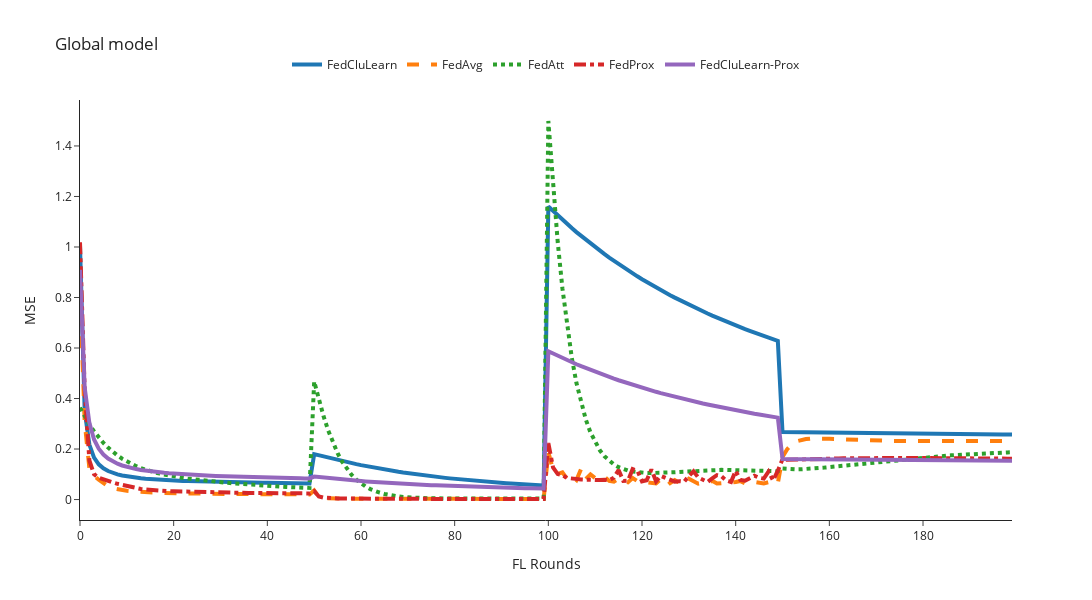

The cell this chart's notebook holds for it:
### Code cell
mse_column = 'mse'
global_filenames = [global_FedCluLearn, global_FedAvg, global_FedAtt, global_FedProx, global_FedCluLearn_Prox]
n_rounds, y = preprocessing_results(filenames=global_filenames, mse_column=mse_column)
plot_plotly(n_rounds, y, title=f'Global model', y_axis_title=f'{mse_column.upper()}', y_axis_max=1)

### Figure 1 — Plotly figure (JSON) as saved in the notebook; plotly's stock layout.template omitted (floating-point values rounded to 4 significant figures; data arrays with more than 128 entries replaced by an {"elided": "..."} marker saying what was removed)
{"data": [{"line": {"dash": "solid", "width": 4}, "mode": "lines", "name": "FedCluLearn", "type": "scatter", "x": {"elided": "201 int values"}, "y": {"elided": "200 float values"}}, {"line": {"dash": "dash", "width": 4}, "mode": "lines", "name": "FedAvg", "type": "scatter", "x": {"elided": "201 int values"}, "y": {"elided": "200 float values"}}, {"line": {"dash": "dot", "width": 4}, "mode": "lines", "name": "FedAtt", "type": "scatter", "x": {"elided": "201 int values"}, "y": {"elided": "200 float values"}}, {"line": {"dash": "dashdot", "width": 4}, "mode": "lines", "name": "FedProx", "type": "scatter", "x": {"elided": "201 int values"}, "y": {"elided": "200 float values"}}, {"line": {"dash": "solid", "width": 4}, "mode": "lines", "name": "FedCluLearn-Prox", "type": "scatter", "x": {"elided": "201 int values"}, "y": {"elided": "200 float values"}}], "layout": {"height": 600, "legend": {"orientation": "h", "x": 0.5, "xanchor": "center", "y": 1.05, "yanchor": "bottom"}, "title": {"text": "Global model"}, "width": 1200, "xaxis": {"title": {"text": "FL Rounds"}}, "yaxis": {"title": {"text": "MSE"}}}}
